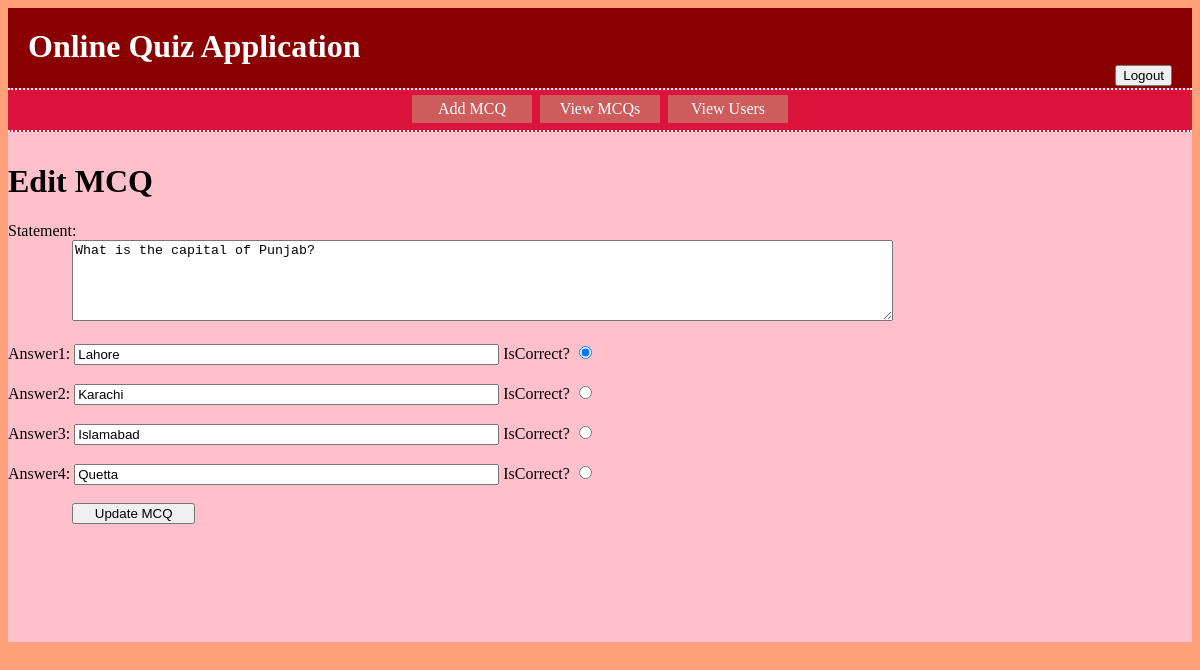
Page /onlinequizapp/mcq/edit_mcq.php?mcqid=4 (signed in) on the committed database.
### tables this page shows
CREATE TABLE `mcqs` (
  `mcqid` int(11) NOT NULL,
  `statement` varchar(500) NOT NULL,
  `answer1` varchar(256) NOT NULL,
  `answer2` varchar(256) NOT NULL,
  `answer3` varchar(256) NOT NULL,
  `answer4` varchar(256) NOT NULL,
  `correctanswer` tinyint(4) NOT NULL
);

### onlinequizapp/mcq/mcq_model.php (called while the page is built, shortened)
<?php
class MCQ {
public function get_mcq($mcqid)
{
    try
    {
        $conn = new Connection();
        $dbconn = $conn->getConnection();
        $selectQuery = "SELECT * FROM `mcqs` WHERE `mcqid`= '{$mcqid}' LIMIT 1;";
        $mcq = NULL;
        foreach( $dbconn->query($selectQuery, PDO::FETCH_ASSOC) as $mcqq)
        {
            $mcq = $mcqq;
        }
        return $mcq;
    }
    catch (PDOException $e)
    {
        echo "<script>alert(".$e->getMessage().");</script>";
    }
    catch (Exception $e)
    {
        echo "<script>alert(".$e->getMessage().");</script>";
    }
}
}
?>

### onlinequizapp/mcq/edit_mcq.php (the view, shortened to what this page needs)
<?php
require_once("mcq_model.php");
$mcqObject = new MCQ();
$mcq = NULL;
if(isset($_GET['mcqid']))
{
    $mcq = $mcqObject->get_mcq($_GET["mcqid"]);
}
?>
<?php include_once("../headers/header_admin.php"); ?>
<div class="contents">
<?php
if(count($mcq) > 0)
{
?>
    <h1>Edit MCQ</h1>
    <form action="edit_mcq.php" method="post">
        <label for="statement">Statement:</label>
        <br/>
        <textarea name="statement" cols="100" rows="5"><?php echo $mcq["statement"]; ?></textarea>
        <br/>
        <br/>
        <label for="answer1">Answer1: </label>
        <input type="text" name="answer1" size="50" value="<?php echo $mcq["answer1"]; ?>" />
        IsCorrect? <input type="radio" name="correctanswer" value="1" <?php echo $mcq["correctanswer"] == "1" ? "checked" : "" ; ?> />
        <br/>
        <br/>
        <label for="answer2">Answer2: </label>
        <input type="text" name="answer2" size="50" value="<?php echo $mcq["answer2"]; ?>" />
        IsCorrect? <input type="radio" name="correctanswer" value="2" <?php echo $mcq["correctanswer"] == "2" ? "checked" : "" ; ?> />
        <br/>
        <br/>
        <label for="answer3">Answer3: </label>
        <input type="text" name="answer3" size="50" value="<?php echo $mcq["answer3"]; ?>" />
        IsCorrect? <input type="radio" name="correctanswer" value="3" <?php echo $mcq["correctanswer"] == "3" ? "checked" : "" ; ?> />
        <br/>
        <br/>
        <label for="answer4">Answer4: </label>
        <input type="text" name="answer4" size="50" value="<?php echo $mcq["answer4"]; ?>" />
        IsCorrect? <input type="radio" name="correctanswer" value="4" <?php echo $mcq["correctanswer"] == "4" ? "checked" : "" ; ?> />
        <br/>
        <br/>
        <input type="submit" name="updatemcq" value="    Update MCQ    " />
    <?php
    }
    ?>
</form>
</div>
</body>
</html>

### onlinequizapp/styles/styles.css (style rules this page uses)
body { background: LightSalmon; }
.contents { padding-top: 10px; background: pink; width: 100%; min-height: 500px; }

### rows in the picture
mcqs: statement "What is the capital of Punjab?", answer1 "Lahore", correctanswer "☑", answer2 "Karachi", answer3 "Islamabad", answer4 "Quetta"
